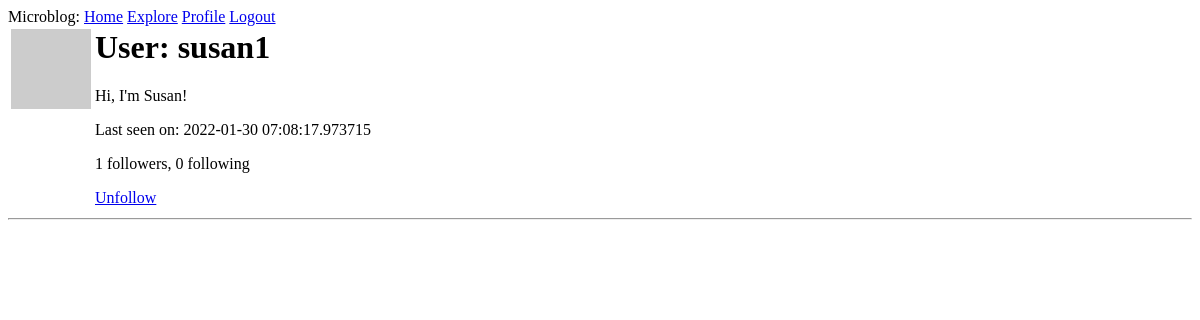
Page /user/susan1 (signed in) on the earlier database version.
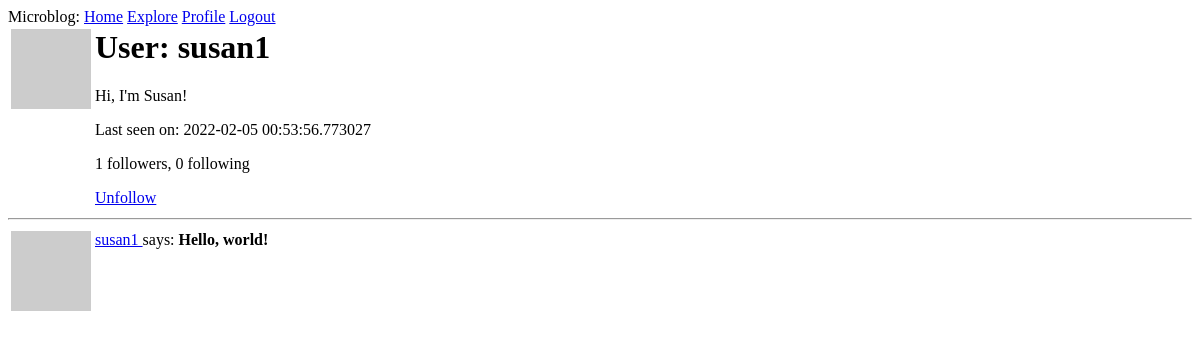
Same page on the later database version.
### app/models.py (models this page shows, shortened)
class User(UserMixin, db.Model):
    id = db.Column(db.Integer, primary_key=True)
    username = db.Column(db.String(64), index=True, unique=True)
    email = db.Column(db.String(120), index=True, unique=True)
    password_hash = db.Column(db.String(128))
    posts = db.relationship('Post', backref="author", lazy='dynamic')  # 'One' of One to Many
    about_me = db.Column(db.String(140))
    last_seen = db.Column(db.DateTime, default=datetime.utcnow)
    followed = db.relationship(
        'User', secondary=followers,
        primaryjoin=(followers.c.follower_id == id),
        secondaryjoin=(followers.c.followed_id == id),
        backref=db.backref('followers', lazy='dynamic'),  # Right side
        lazy='dynamic'  # Left side
    )
    def avatar(self, size):
        digest = md5(self.email.lower().encode('utf-8')).hexdigest()
        return 'https://www.gravatar.com/avatar/{}?d=identicon&s={}'.format(digest, size)
    def is_following(self, user):
        return self.followed.filter(
            followers.c.followed_id == user.id).count() > 0

class Post(db.Model):
    id = db.Column(db.Integer, primary_key=True)
    body = db.Column(db.String(140))
    timestamp = db.Column(db.DateTime, index=True, default=datetime.utcnow)
    user_id = db.Column(db.Integer, db.ForeignKey('user.id'))  # 'Many' of One to Many

### app/routes.py (the view)
@app.route('/user/<username>')
@login_required
def user(username):
    user = User.query.filter_by(username=username).first_or_404()
    page = request.args.get('page', 1, type=int)
    posts = user.posts.order_by(Post.timestamp.desc()).paginate(
        page, app.config['POSTS_PER_PAGE'], False
    )
    next_url = url_for('user', page=posts.next_num) \
        if posts.has_next else None
    prev_url = url_for('user', page=posts.prev_num) \
        if posts.has_prev else None
    return render_template(
        'user.jinja',
        user=user,
        posts=posts.items,
        next_url=next_url, prev_url=prev_url
    )

### app/models.py (called while the page is built)
@login.user_loader
def load_user(id):
    return User.query.get(int(id))

### app/routes.py (called while the page is built)
@app.before_request
def before_request():
    if current_user.is_authenticated:
        current_user.last_seen = datetime.utcnow()
        db.session.commit()

### app/templates/user.jinja (shortened to what this page needs)
{% extends "base.jinja" %}
{% block content %}
    <table>
        <tr valign="top">
            <td><img src="{{ user.avatar(128) }}"></td>
            <td>
                <h1>User: {{ user.username }}</h1>
                {% if user.about_me %} <p>{{ user.about_me }}</p>{% endif %}
                {% if user.last_seen %}<p>Last seen on: {{ user.last_seen }}</p>{% endif %}
                <p>{{ user.followers.count() }} followers, {{ user.followed.count() }} following</p>
                {% if user == current_user %}
                <p><a href="{{ url_for('edit_profile') }}">Edit your profile</a></p>
                {% elif not current_user.is_following(user) %}
                <p><a href="{{ url_for('follow', username=user.username) }}">Follow</a></p>
                {% else %}
                <p><a href="{{ url_for('unfollow', username=user.username) }}">Unfollow</a></p>
                {% endif %}
            </td>
        </tr>
    </table>
    <hr>
    {% for post in posts %}
        {% include "_post.jinja" %}
    {% endfor %}
{% endblock %}

### app/templates/_post.jinja
<table>
    <tr valign="top">
        <td><img src="{{ post.author.avatar(36) }}"></td>
        <td>
            <a href="{{ url_for('user', username=post.author.username) }}">
                {{ post.author.username }}
            </a>
             says: <b>{{ post.body }}</b>
        </td>
    </tr>
</table>

Differences in the rows shown:
changed User "susan1": last_seen "2022-01-30 07:08:17.973715" → "2022-02-05 00:53:56.773027"
added Post: author.username "susan1", body "Hello, world!"
